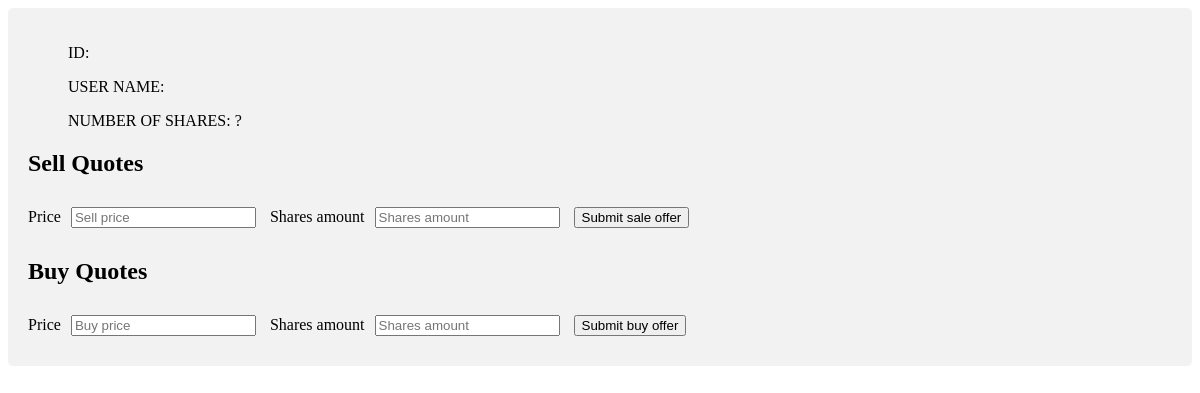
The app's page /user_page/dan , older data.
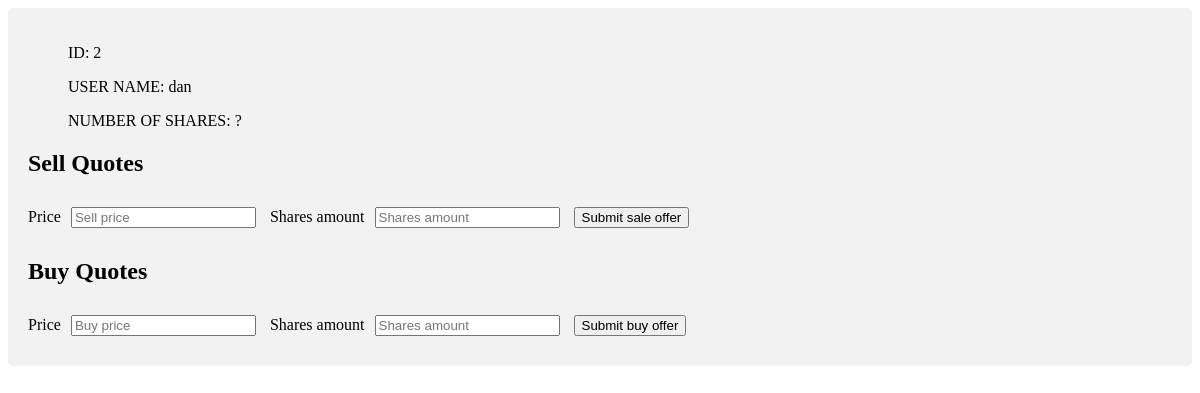
The same page, newer data.
### app.py (models this page shows, shortened)
class Users(db.Model):
    id = db.Column(db.Integer, primary_key=True)
    user_name = db.Column(db.String(80), unique=True, nullable=False)
    number_of_shares = db.Column(db.Integer())

### app.py (the view, shortened to what this page needs)
@app.route('/user_page/<user_name>', methods=['GET', 'POST'])
def user_page(user_name):
    user = Users.query.filter_by(user_name=user_name).first()
    session['name'] = user_name
    sales_bid_form = SalesBids()
    buy_bids_form = BuyBids()
    return render_template('user_page.html', user=user, sell_form=sales_bid_form, buy_form=buy_bids_form)

### forms.py
class SalesBids(FlaskForm):
    sell_asking_price = IntegerField(validators=[DataRequired(), NumberRange()], render_kw={'placeholder': 'Sell price'})
    sell_shares_amount = IntegerField(validators=[DataRequired()], render_kw={'placeholder': 'Shares amount'})
    submit_sale_offer = SubmitField('Submit sale offer')

class BuyBids(FlaskForm):
    buy_asking_price = IntegerField(validators=[DataRequired()], render_kw={'placeholder': 'Buy price'})
    buy_shares_amount = IntegerField(validators=[DataRequired()], render_kw={'placeholder': 'Shares amount'})
    submit_buy_offer = SubmitField('Submit buy offer')

### templates/user_page.html (shortened to what this page needs)
<!DOCTYPE html>
<html lang="en">
<head>
</head>
<body>
<div class="container">
        <ul>
            ID:  {{ user.id }}
        </ul>
        <ul>
            USER NAME:  {{ user.user_name }}
        </ul>
        <ul>
            NUMBER OF SHARES:  <span id=result>?</span>
        </ul>
    <form action="/user_page/{{user.user_name}}" method="POST">
        <h2>Sell Quotes</h2>
        Price{{ sell_form.sell_asking_price(class="quote__field", style="margin: 10px") }}
        Shares amount{{ sell_form.sell_shares_amount(class="quote__field", style="margin: 10px") }}
        {{ sell_form.submit_sale_offer }}
    </form>
     <form action="" method="POST">
         <h2>Buy Quotes</h2>
        Price{{ buy_form.buy_asking_price(class="quote__field", style="margin: 10px") }}
        Shares amount{{ buy_form.buy_shares_amount(class="quote__field", style="margin: 10px") }}
        {{ buy_form.submit_buy_offer(class="quote__field") }}
    </form>
</div>
</body>
</html>

Row changes from the older to the newer data that the page shows:
added Users: id "2", user_name "dan"
